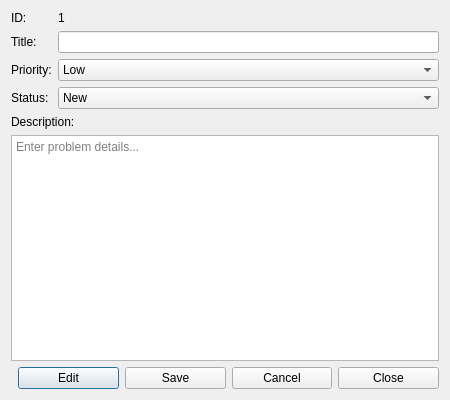
<?xml version="1.0" encoding="UTF-8"?>
<ui version="4.0">
 <class>TicketDialog</class>
 <widget class="QDialog" name="TicketDialog">
  <property name="geometry">
   <rect><x>0</x><y>0</y><width>450</width><height>400</height></rect>
  </property>
  <layout class="QVBoxLayout" name="verticalLayout">
   <item>
    <layout class="QFormLayout" name="formLayout">
     <item row="0" column="0">
      <widget class="QLabel" name="labelID"><property name="text"><string>ID:</string></property></widget>
     </item>
     <item row="0" column="1">
      <widget class="QLabel" name="valID"><property name="text"><string>1</string></property></widget>
     </item>
     <item row="1" column="0">
      <widget class="QLabel" name="labelTitle"><property name="text"><string>Title:</string></property></widget>
     </item>
     <item row="1" column="1">
      <widget class="QLineEdit" name="editTitle"/>
     </item>
     <item row="2" column="0">
      <widget class="QLabel" name="labelPriority"><property name="text"><string>Priority:</string></property></widget>
     </item>
     <item row="2" column="1">
      <widget class="QComboBox" name="comboPriority">
       <item><property name="text"><string>Low</string></property></item>
       <item><property name="text"><string>Medium</string></property></item>
       <item><property name="text"><string>High</string></property></item>
      </widget>
     </item>
     <item row="3" column="0">
      <widget class="QLabel" name="labelStatus"><property name="text"><string>Status:</string></property></widget>
     </item>
     <item row="3" column="1">
      <widget class="QComboBox" name="comboStatus">
       <item><property name="text"><string>New</string></property></item>
       <item><property name="text"><string>Open</string></property></item>
       <item><property name="text"><string>Closed</string></property></item>
      </widget>
     </item>
    </layout>
   </item>
   <item>
    <widget class="QLabel" name="labelDesc"><property name="text"><string>Description:</string></property></widget>
   </item>
   <item>
    <widget class="QPlainTextEdit" name="editDescription">
     <property name="placeholderText"><string>Enter problem details...</string></property>
    </widget>
   </item>
   <item>
    <layout class="QHBoxLayout" name="buttonLayout">
     <item><spacer name="horizontalSpacer"><property name="orientation"><enum>Qt::Horizontal</enum></property></spacer></item>
     <item><widget class="QPushButton" name="btnEdit"><property name="text"><string>Edit</string></property></widget></item>
     <item><widget class="QPushButton" name="btnSave"><property name="text"><string>Save</string></property></widget></item>
     <item><widget class="QPushButton" name="btnCancel"><property name="text"><string>Cancel</string></property></widget></item>
     <item><widget class="QPushButton" name="btnClose"><property name="text"><string>Close</string></property></widget></item>
    </layout>
   </item>
  </layout>
 </widget>
</ui>
